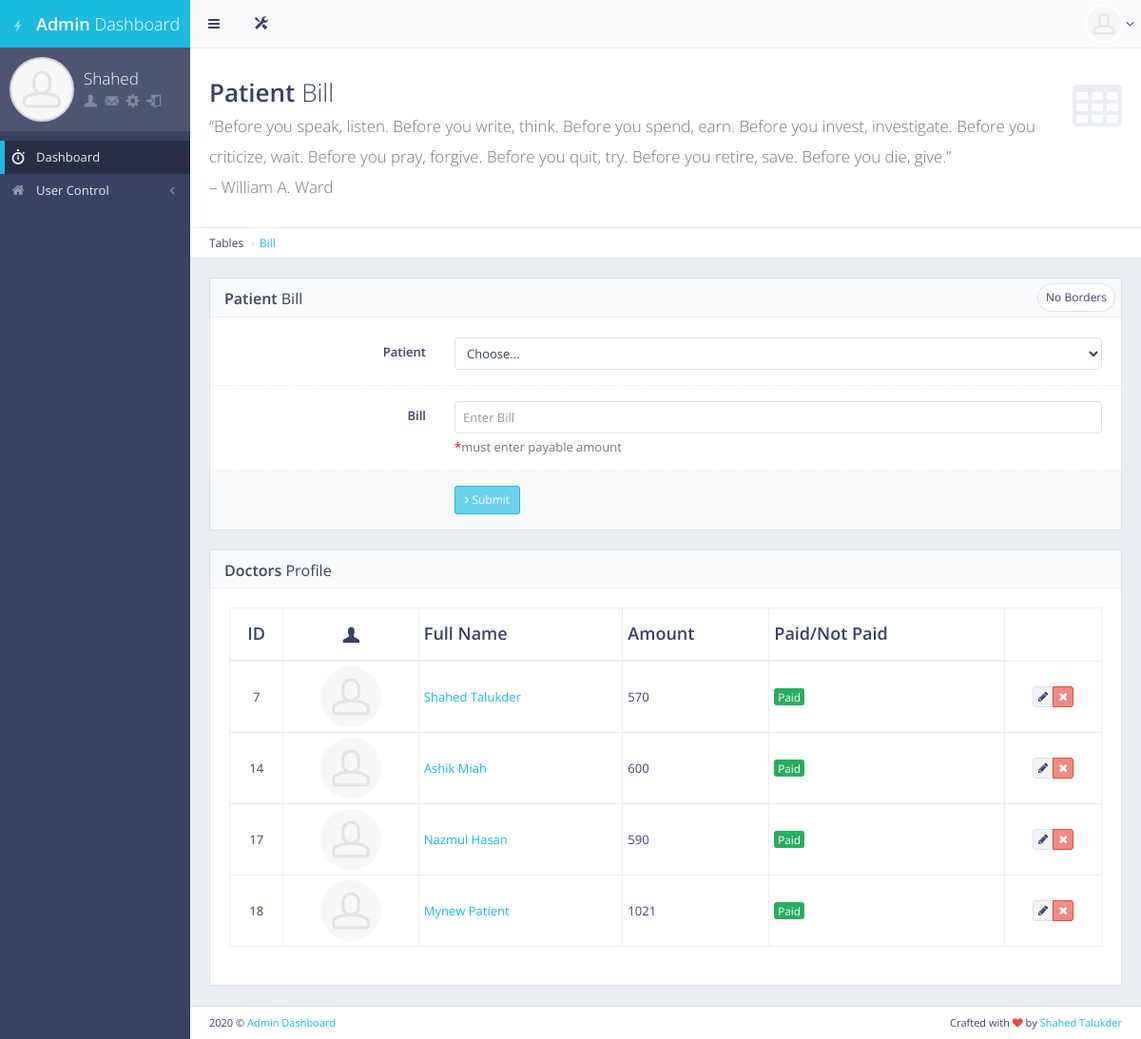
The app's page /setbill/ (signed in) with its own data.
### main/models.py (models this page shows, shortened)
class User(AbstractUser):
    is_patient = models.BooleanField(default=False)
    is_doctor = models.BooleanField(default=False)
    is_nurse = models.BooleanField(default=False)
    is_assistant = models.BooleanField(default=False)
    is_admin = models.BooleanField(default=False)
    is_registered = models.BooleanField(default=False)

class Bill(models.Model):
    patient = models.OneToOneField(Patient, on_delete=models.CASCADE, primary_key=True)
    bill = models.CharField(max_length=120,blank=True,null=True)
    paid = models.BooleanField(default=False)
    class Meta:
        db_table = "billing_information"

class Patient(models.Model):
    user = models.OneToOneField(User,on_delete=models.CASCADE,primary_key=True,related_name='user')
    full_name = models.CharField(max_length=50, blank=True, null=True)
    address = models.CharField(max_length=500, blank=True, null=True)
    age = models.CharField(max_length=50, blank=True, null=True)
    phone_no = models.CharField(max_length=50, blank=True, null=True)
    released = models.BooleanField(default=False)
    class Meta:
        db_table = "patient_info"

### frontend/views.py (the view, shortened to what this page needs)
# urls.py: path('setbill/', views.set_bill, name="set_bill"),
def set_bill(request):
    if request.user.is_authenticated and request.user.is_superuser:
        patient = Patient.objects.all()
        bill = Bill.objects.all()
        return render(request, 'front/setbill.html',{"title":'Patient Bill',"bill":bill, "pat":patient})
    else:
        return redirect('/')

### frontend/templates/front/setbill.html (shortened to what this page needs)
{%extends 'front/base.html'%}
{%load static%}
{%block main_content%}
<div id="page-content">
    <div class="content-header">
        <div class="header-section">
            <h1>
                <i class="fa fa-table"></i><strong>Patient</strong> Bill<br><small>“Before you speak, listen. Before you write, think. Before you spend, earn. Before you invest, investigate. Before you criticize, wait. Before you pray, forgive. Before you quit, try. Before you retire, save. Before you die, give.”</small><br/><small>– William A. Ward</small>
            </h1>
        </div>
    </div>
    <ul class="breadcrumb breadcrumb-top">
        <li>Tables</li>
        <li><a href="">Bill</a></li>
    </ul>
    <div class="row">
        <div class="col-md-12">
            <div class="block">
                <div class="block-title">
                    <div class="block-options pull-right">
                        <a href="javascript:void(0)" class="btn btn-alt btn-sm btn-default toggle-bordered enable-tooltip" data-toggle="button" title="" data-original-title="Toggles .form-bordered class">No Borders</a>
                    </div>
                    <h2><strong>Patient</strong> Bill</h2>
                </div>
                <form method="POST" class="form-horizontal form-bordered">
                    <div class="form-group">
                        <label class="col-md-3 control-label" for="example-select">Patient</label>
                        <div class="col-md-9">
                            <select id="patient-info" name="patient" class="form-control" size="1">
                                <option value="">Choose...</option>
                            </select>
                        </div>
                    </div>
                    <div class="form-group">
                        <label class="col-md-3 control-label" for="example-text-input">Bill</label>
                        <div class="col-md-9">
                            <input type="text" id="bill" name="bill" class="form-control" placeholder="Enter Bill">
                            <span class="help-block"><span style="color:red">*</span>must enter payable amount</span>
                        </div>
                    </div>
                    <div class="form-group form-actions">
                        <div class="col-md-9 col-md-offset-3">
                            <button type="submit" class="btn btn-sm btn-primary"><i class="fa fa-angle-right"></i> Submit</button>
                        </div>
                    </div>
                </form>
            </div>
        </div>
    </div>
    <div class="block full">
        <div class="block-title">
            <h2><strong>Doctors</strong> Profile</h2>
        </div>
        <div class="table-responsive">
            <table id="example-datatable" class="table table-vcenter table-condensed table-bordered">
                <thead>
                    <tr>
                        <th class="text-center">ID</th>
                        <th class="text-center"><i class="gi gi-user"></i></th>
                        <th>Full Name</th>
                        <th>Amount</th>
                        <th>Paid/Not Paid</th>
                    </tr>
                </thead>
                <tbody>
                    {%for i in bill%}
                    <tr>
                        <td class="text-center">{{i.patient.user.id}}</td>
                        <td class="text-center"><img src="{%static 'front/'%}img/placeholders/avatars/avatar15.jpg" alt="avatar" class="img-circle"></td>
                        <td><a href="javascript:void(0)">{{i.patient.full_name | title}}</a></td>
                        <td>{{i.bill}}</td>
                        {%if i.paid == True%}
                        <td><span class="text-center label label-success">Paid</span></td>
                        {%else%}
                        <td><span class="text-center label label-warning">Not Paid</span></td>
                        {%endif%}
                        <td class="text-center">
                            <div class="btn-group">
                                <a href="{% url 'edit_bill' id=i.pk %}" data-toggle="tooltip" title="Edit" class="btn btn-xs btn-default"><i class="fa fa-pencil"></i></a>
                                <a href="{% url 'delete_bill' id=i.pk %}" data-toggle="tooltip" title="Delete" class="btn btn-xs btn-danger"><i class="fa fa-times"></i></a>
                            </div>
                        </td>
                    </tr>
                    {%endfor%}
                </tbody>
            </table>
        </div>
    </div>
</div>
{%endblock main_content%}

### frontend/templates/front/base.html (shortened to what this page needs)
<!DOCTYPE html> {%load static%}
<html class="no-js" lang="en">
<head>
    <link rel="stylesheet" href="{% static 'front/' %}css/bootstrap.min.css">
    <link rel="stylesheet" href="{% static 'front/' %}css/plugins.css">
    <link rel="stylesheet" href="{% static 'front/' %}css/main.css">
    <link rel="stylesheet" href="{% static 'front/' %}css/themes.css">
</head>
<body>
    <div id="page-wrapper">
        <div id="page-container" class="sidebar-partial sidebar-visible-lg sidebar-no-animations">
            <div id="sidebar">
                <div id="sidebar-scroll">
                    <div class="sidebar-content">
                        <a href="/" class="sidebar-brand">
                            {%if user.is_superuser%}
                                <i class="gi gi-flash"></i><span class="sidebar-nav-mini-hide"><strong>Admin </strong>Dashboard</span>
                            {%elif user.is_doctor%}
                                <i class="gi gi-flash"></i><span class="sidebar-nav-mini-hide"><strong>Doc </strong>Dashboard</span>
                            {%elif user.is_assistant%}
                                <i class="gi gi-flash"></i><span class="sidebar-nav-mini-hide"><strong>Assist. </strong>Dashboard</span>
                            {%elif user.is_nurse%}
                                <i class="gi gi-flash"></i><span class="sidebar-nav-mini-hide"><strong>Nurse. </strong>Dashboard</span>
                            {%endif%}
                        </a>
                        <div class="sidebar-section sidebar-user clearfix sidebar-nav-mini-hide">
                            <div class="sidebar-user-avatar">
                                <a href="page_ready_user_profile.html">
                                    <img src="{% static 'front/' %}img/placeholders/avatars/avatar2.jpg" alt="avatar">
                                </a>
                            </div>
                            <div class="sidebar-user-name">{{user.first_name | title}}</div>
                            <div class="sidebar-user-links">
                                <a href="/profile" data-toggle="tooltip" data-placement="bottom" title="Profile"><i class="gi gi-user"></i></a>
                                <a href="/" data-toggle="tooltip" data-placement="bottom" title="Report"><i class="gi gi-envelope"></i></a>
                                <a href="/" class="enable-tooltip" data-placement="bottom" title="Edit Profile"><i class="gi gi-cogwheel"></i></a>
                                <a href="/logout" data-toggle="tooltip" data-placement="bottom" title="Logout"><i class="gi gi-exit"></i></a>
                            </div>
                        </div>
                        <ul class="sidebar-nav">
                            <li>
                                <a href="/" class=" active"><i class="gi gi-stopwatch sidebar-nav-icon"></i><span class="sidebar-nav-mini-hide">Dashboard</span></a>
                            </li>
                            <li>
                                {%if user.is_superuser%}
                                <a href="#" class="sidebar-nav-menu"><i class="fa fa-angle-left sidebar-nav-indicator sidebar-nav-mini-hide"></i><i class="fa fa-home sidebar-nav-icon"></i><span class="sidebar-nav-mini-hide">User Control</span></a>
                                {%endif%}
                            </li>
                        </ul>
                    </div>
                </div>
            </div>
            <div id="main-container">
                <header class="navbar navbar-default">
                    <ul class="nav navbar-nav-custom">
                        <li>
                            <a href="javascript:void(0)" onclick="App.sidebar('toggle-sidebar');this.blur();">
                                <i class="fa fa-bars fa-fw"></i>
                            </a>
                        </li>
                        <li class="dropdown">
                            <a href="javascript:void(0)" class="dropdown-toggle" data-toggle="dropdown">
                                <i class="gi gi-settings"></i>
                            </a>
                        </li>
                    </ul>
                    <ul class="nav navbar-nav-custom pull-right">
                        <li class="dropdown">
                            <a href="javascript:void(0)" class="dropdown-toggle" data-toggle="dropdown">
                                <img src="{% static 'front/' %}img/placeholders/avatars/avatar2.jpg" alt="avatar"> <i class="fa fa-angle-down"></i>
                            </a>
                        </li>
                    </ul>
                </header>
                {%block main_content%}{%endblock main_content%}
                <footer class="clearfix">
                    <div class="pull-right">
                        Crafted with <i class="fa fa-heart text-danger"></i> by <a href="http://facebook.com/shahed.talukder32" target="_blank">Shahed Talukder</a>
                    </div>
                    <div class="pull-left">
                        <span><script>document.write(new Date().getFullYear())</script></span> &copy; <a href="#" target="_blank">Admin Dashboard</a>
                    </div>
                </footer>
            </div>
        </div>
    </div>
</body>
</html>

### records on screen
User: first_name "Shahed"
Bill: patient.user.id "7", patient.full_name "Shahed Talukder", bill "570", paid "Paid"
Bill: patient.user.id "14", patient.full_name "Ashik Miah", bill "600", paid "Paid"
Bill: patient.user.id "17", patient.full_name "Nazmul Hasan", bill "590", paid "Paid"
Bill: patient.user.id "18", patient.full_name "Mynew Patient", bill "1021", paid "Paid"
